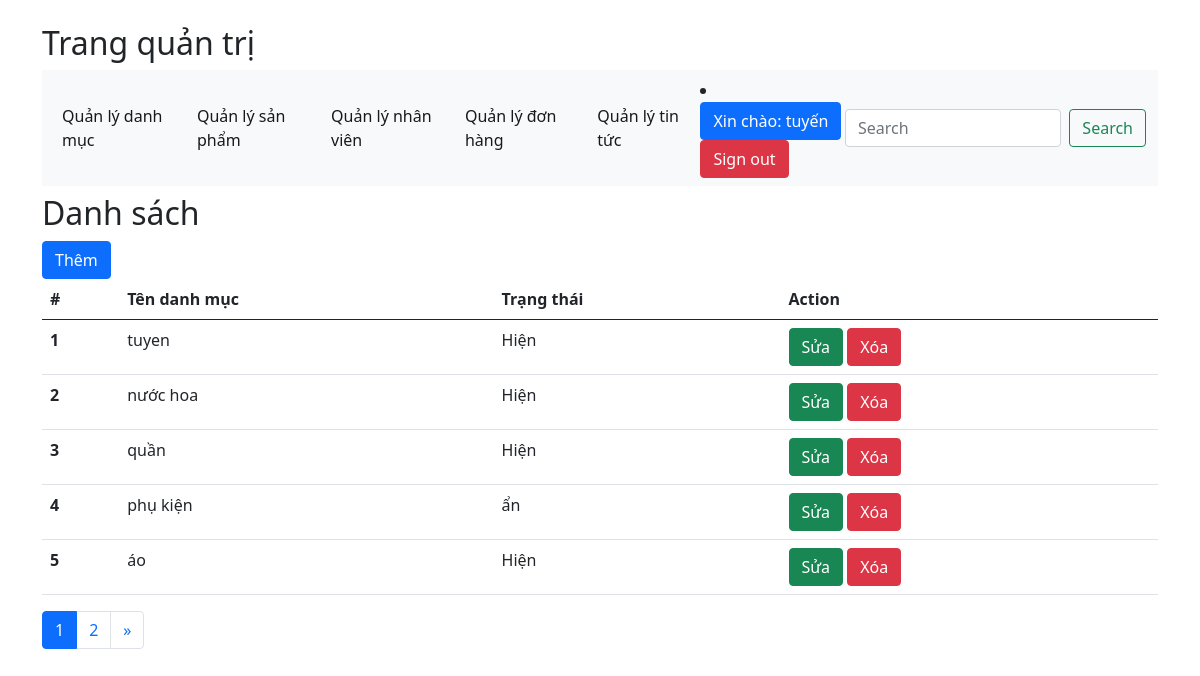
The app's page /Admin/Category/indexCategory.php (signed in) with its own data.
### tables this page shows
CREATE TABLE `category` (
  `id` int(11) NOT NULL,
  `name` varchar(50) NOT NULL,
  `slug` varchar(255) NOT NULL,
  `status` tinyint(4) NOT NULL DEFAULT 1
);

### Admin/Category/indexCategory.php (the view, shortened to what this page needs)
<?php
include '../header.php';
$category = mysqli_query($conn, "SELECT * FROM category");
$total = mysqli_num_rows($category);
$limit = 5;
$page  = ceil($total / $limit);
$cr_page = (isset($_GET['page']) ? $_GET['page'] : 1);
$start = ($cr_page - 1) * $limit;
$category = mysqli_query($conn, "SELECT * FROM category LIMIT $start,$limit");
?>
<div class="container mt-2">
    <h2>Danh sách</h2>
    <a class="btn btn-primary" href="addCategory.php">Thêm</a>
    <table class="table">
        <thead>
            <tr>
                <th scope="col">#</th>
                <th scope="col">Tên danh mục</th>
                <th scope="col">Trạng thái</th>
                <th scope="col">Action</th>
            </tr>
        </thead>
        <tbody>
            <?php foreach ($category as $key => $value) : ?>
                <tr>
                    <th scope="row"><?php echo $key + 1   ?></th>
                    <td><?php echo $value['name']   ?></td>
                    <?php if ($value['status'] == 1) { ?>
                        <td>Hiện</td>
                    <?php } else {
                    ?>
                        <td>ẩn</td>
                    <?php  } ?>
                    <td>
                        <a href="editCategory.php?id=<?php echo $value['id'] ?>"><span class="btn btn-success">Sửa</span></a>
                        <a onclick="return confirm('Bạn có muốn xóa không ?')" href="deleteCategory.php?id=<?php echo $value['id'] ?>"><span class="btn btn-danger">Xóa</span></a>
                    </td>
                </tr>
            <?php endforeach  ?>
        </tbody>
    </table>
    <nav aria-label="Page navigation example">
        <ul class="pagination">
            <?php for ($i = 1; $i <= $page; $i++) { ?>
                <li class="<?php echo (($cr_page == $i) ? 'active' : '') ?> page-item">
                    <a class="page-link" href="indexCategory.php?page=<?php echo $i ?>"><?php echo $i ?></a>
                </li>
            <?php } ?>
            <?php if ($cr_page + 1 <= $page) { ?>
                <li class="page-item"><a class="page-link" href="indexCategory.php?page=<?php echo $cr_page + 1 ?>">&raquo;</a>
                </li>
            <?php } ?>
        </ul>
    </nav>
</div>
<?php include '../footer.php';   ?>

### records on screen
category: name "tuyen", status "Hiện"
category: name "nước hoa", status "Hiện"
category: name "quần", status "Hiện"
category: name "phụ kiện", status "ẩn"
category: name "áo", status "Hiện"

### other values on screen
$admin['name'] "tuyến"
